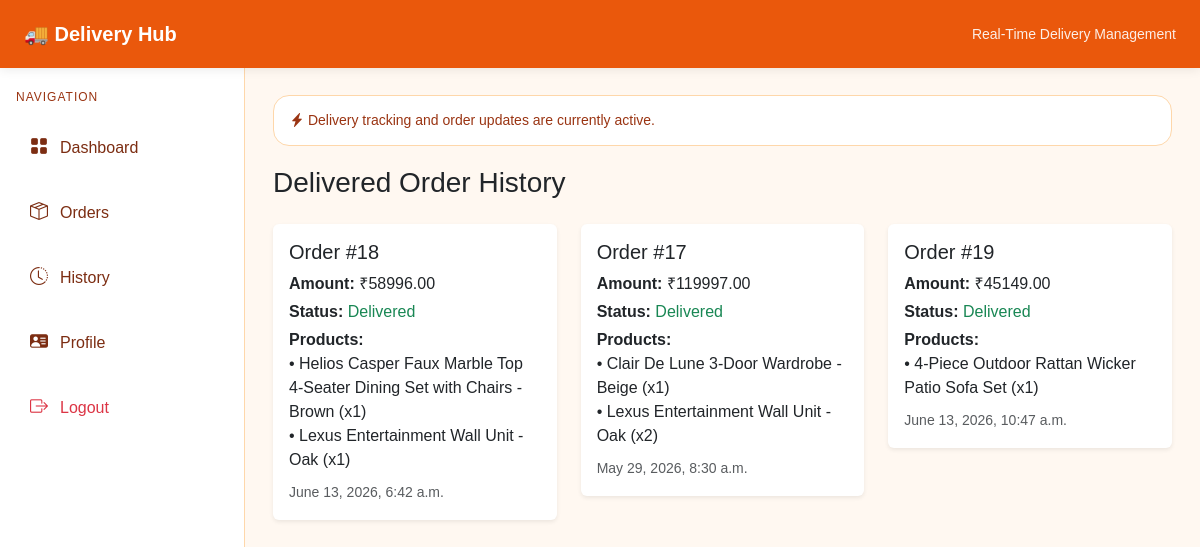
Page /delivery/delivery-history/ (signed in) on the earlier database version.
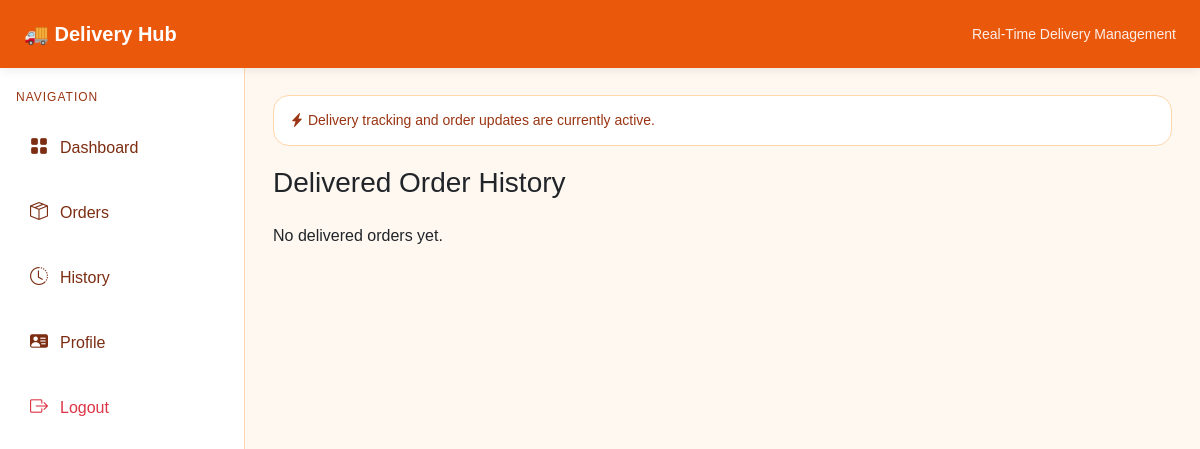
Same page on the later database version.
### customerApp/models.py (models this page shows)
class Order(models.Model):
    order_id = models.AutoField(primary_key=True)
    customer = models.ForeignKey('guestApp.Customer', on_delete=models.CASCADE)
    total_amount = models.DecimalField(max_digits=10, decimal_places=2)
    order_date = models.DateTimeField(auto_now_add=True)
    status = models.CharField(max_length=50, default="Pending")

class OrderItem(models.Model):
    order_item_id = models.AutoField(primary_key=True)  # explicit id
    order = models.ForeignKey(Order, on_delete=models.CASCADE)
    product = models.ForeignKey('adminApp.Product', on_delete=models.CASCADE)
    quantity = models.IntegerField()
    price = models.DecimalField(max_digits=10, decimal_places=2)

### adminApp/models.py (models this page shows)
class Product(models.Model):
    ProductId = models.AutoField(primary_key=True)
    ProductName = models.CharField(max_length=200)
    ProductDescription = models.TextField()
    ProductImage = models.ImageField(upload_to='products/', null=True, blank=True)
    ProductPrice = models.DecimalField(max_digits=10, decimal_places=2)
    stock = models.IntegerField(default=0)
    category = models.ForeignKey(Category, on_delete=models.CASCADE, related_name='products')

### deliveryboyApp/views.py (the view)
def deliveryHistory(request):
    orders = Order.objects.filter(status="Delivered", payment__status="Paid").distinct()
    return render(request, "deliveryboy/orderHistory.html", {"orders": orders})

### templates/deliveryboy/orderHistory.html
{% extends "deliveryboyHeaderFooter.html" %}
{% block content %}
<h3 class="mb-4">Delivered Order History</h3>
<div class="row">
  {% for o in orders %}
  <div class="col-md-4 mb-3">
    <div class="card shadow-sm border-0">
      <div class="card-body">
        <h5>Order #{{ o.order_id }}</h5>
        <p class="mb-1"><b>Amount:</b> ₹{{ o.total_amount }}</p>
        <p class="mb-1"><b>Status:</b>
          <span class="text-success">Delivered</span>
        </p>
        <p class="mb-2">
          <b>Products:</b><br>
          {% for item in o.orderitem_set.all %}
            • {{ item.product.ProductName }} (x{{ item.quantity }})<br>
          {% endfor %}
        </p>
        <small class="text-muted">
          {{ o.order_date }}
        </small>
      </div>
    </div>
  </div>
  {% empty %}
    <p>No delivered orders yet.</p>
  {% endfor %}
</div>
{% endblock %}

### templates/deliveryboyHeaderFooter.html (shortened to what this page needs)
{% load static %}
<!DOCTYPE html>
<html>
<head>
<link href="https://cdn.jsdelivr.net/npm/bootstrap@5.3.3/dist/css/bootstrap.min.css" rel="stylesheet">
<link href="https://cdn.jsdelivr.net/npm/bootstrap-icons@1.11.3/font/bootstrap-icons.css" rel="stylesheet">
</head>
<body>
<div class="topbar">
    <div class="logo">
        🚚 Delivery Hub
    </div>
    <div class="status">
        Real-Time Delivery Management
    </div>
</div>
<div class="sidebar">
    <div class="nav-title">
        Navigation
    </div>
    <a class="nav-item" href="{% url 'deliveryhome' %}">
        <i class="bi bi-grid-fill"></i>
        Dashboard
    </a>
    <a class="nav-item" href="{% url 'deliveryorders' %}">
        <i class="bi bi-box-seam"></i>
        Orders
    </a>
    <a class="nav-item" href="{% url 'deliveryhistory' %}">
        <i class="bi bi-clock-history"></i>
        History
    </a>
    <a class="nav-item" href="{% url 'deleiveryprofile' %}">
        <i class="bi bi-person-vcard-fill"></i>
        Profile
    </a>
    <a class="nav-item text-danger" href="{% url 'logout' %}">
        <i class="bi bi-box-arrow-right"></i>
        Logout
    </a>
</div>
<div class="content">
    <div class="quick-box">
        <i class="bi bi-lightning-charge-fill"></i>
        Delivery tracking and order updates are currently active.
    </div>
    {% block content %}{% endblock %}
</div>
</body>
</html>

### templates/deliveryboyHeaderFooter.html (style rules this page uses)
body { margin:0; font-family:Arial,sans-serif; background:#fff8f1; }
.topbar { position:fixed; top:0; left:0; right:0; height:68px; background:#ea580c; color:#fff; display:flex; align-items:center; justify-content:space-between; padding:0 24px; z-index:1000; box-shadow:0 2px 10px rgba(0,0,0,0.08); }
.logo { font-size:20px; font-weight:600; }
.status { font-size:14px; opacity:0.9; }
.sidebar { position:fixed; top:68px; left:0; width:245px; height:100%; background:#ffffff; border-right:1px solid #fed7aa; padding:20px 16px; }
.nav-title { font-size:12px; color:#9a3412; margin-bottom:14px; text-transform:uppercase; letter-spacing:1px; }
.nav-item { display:flex; align-items:center; gap:12px; padding:14px; border-radius:14px; text-decoration:none; color:#7c2d12; margin-bottom:10px; transition:0.2s; font-weight:500; }
.nav-item i { font-size:18px; }
.content { margin-left:245px; padding:95px 28px 30px; }
.quick-box { background:#fff; border:1px solid #fed7aa; border-radius:16px; padding:14px 16px; margin-bottom:20px; color:#9a3412; font-size:14px; }

Differences in the rows shown:
removed Order: order_id "18", total_amount "58996.00", order_date "June 13, 2026, 6:42 a.m."
removed OrderItem: product.ProductName "Helios Casper Faux Marble Top 4-Seater Dining Set with Chairs - Brown", quantity "1", shown under "18"
removed OrderItem: product.ProductName "Lexus Entertainment Wall Unit - Oak", quantity "1", shown under "18"
removed Order: order_id "17", total_amount "119997.00", order_date "May 29, 2026, 8:30 a.m."
removed OrderItem: product.ProductName "Clair De Lune 3-Door Wardrobe - Beige", quantity "1", shown under "17"
removed OrderItem: product.ProductName "Lexus Entertainment Wall Unit - Oak", quantity "2", shown under "17"
removed Order: order_id "19", total_amount "45149.00", order_date "June 13, 2026, 10:47 a.m."
removed OrderItem: product.ProductName "4-Piece Outdoor Rattan Wicker Patio Sofa Set", quantity "1", shown under "19"
Other differences:
text now shown: "No delivered orders yet."
